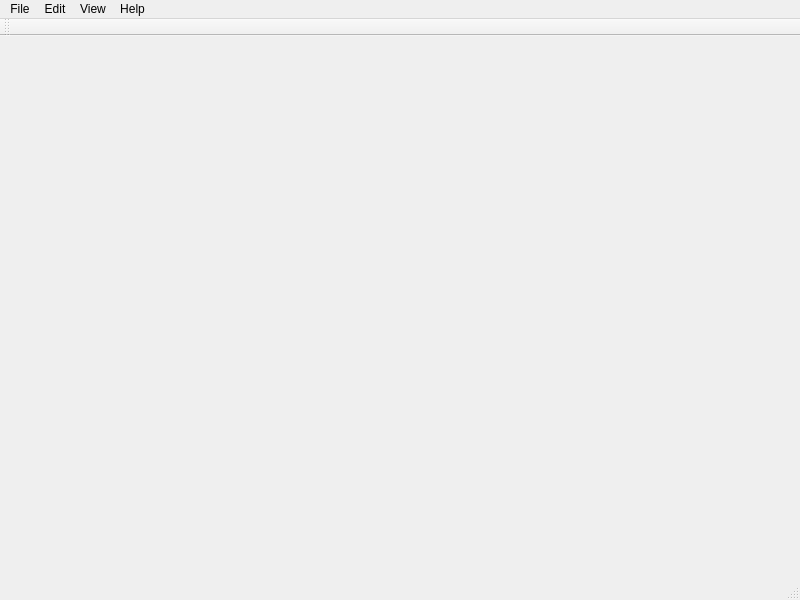
<?xml version="1.0" encoding="UTF-8"?>
<ui version="4.0">
 <class>MainWindow</class>
 <widget class="QMainWindow" name="MainWindow">
  <property name="geometry">
   <rect>
    <x>0</x>
    <y>0</y>
    <width>800</width>
    <height>600</height>
   </rect>
  </property>
  <property name="windowTitle">
   <string>MainWindow</string>
  </property>
  <widget class="QWidget" name="centralwidget"/>
  <widget class="QMenuBar" name="menubar">
   <property name="geometry">
    <rect>
     <x>0</x>
     <y>0</y>
     <width>800</width>
     <height>23</height>
    </rect>
   </property>
   <widget class="QMenu" name="menuFile">
    <property name="title">
     <string>File</string>
    </property>
    <widget class="QMenu" name="menuRecent_Maps">
     <property name="title">
      <string>Recent Files</string>
     </property>
     <addaction name="actionNothing_yet"/>
    </widget>
    <addaction name="actionFile_New_File"/>
    <addaction name="actionFile_Open"/>
    <addaction name="menuRecent_Maps"/>
    <addaction name="actionFile_Save"/>
    <addaction name="actionFile_Save_as"/>
    <addaction name="separator"/>
    <addaction name="actionFile_Import_Maps"/>
    <addaction name="actionFile_Export_Map"/>
    <addaction name="separator"/>
    <addaction name="actionFile_Exit"/>
   </widget>
   <widget class="QMenu" name="menuEdit">
    <property name="title">
     <string>Edit</string>
    </property>
    <widget class="QMenu" name="menuTools">
     <property name="title">
      <string>Tools</string>
     </property>
     <addaction name="actionTools_Paint"/>
     <addaction name="actionTools_Select"/>
     <addaction name="actionTools_Erase"/>
    </widget>
    <addaction name="actionEdit_ResizeMap"/>
    <addaction name="actionEdit_Previous_Map"/>
    <addaction name="actionEdit_Next_Map"/>
    <addaction name="actionEdit_Goto_Map"/>
    <addaction name="actionEdit_Test_Map"/>
    <addaction name="menuTools"/>
    <addaction name="separator"/>
    <addaction name="actionEdit_Add_Map"/>
    <addaction name="actionEdit_Move_Map"/>
    <addaction name="actionEdit_Insert_Map"/>
    <addaction name="actionClear_Map"/>
    <addaction name="actionEdit_Delete_Map"/>
   </widget>
   <widget class="QMenu" name="menuView">
    <property name="title">
     <string>View</string>
    </property>
    <addaction name="actionView_Grid"/>
    <addaction name="actionView_Animate"/>
   </widget>
   <widget class="QMenu" name="menuHelp">
    <property name="title">
     <string>Help</string>
    </property>
    <addaction name="actionHelp_About"/>
    <addaction name="actionHelp_About_Qt"/>
   </widget>
   <addaction name="menuFile"/>
   <addaction name="menuEdit"/>
   <addaction name="menuView"/>
   <addaction name="menuHelp"/>
  </widget>
  <widget class="QStatusBar" name="statusbar"/>
  <widget class="QToolBar" name="toolBar">
   <property name="windowTitle">
    <string>toolBar</string>
   </property>
   <attribute name="toolBarArea">
    <enum>TopToolBarArea</enum>
   </attribute>
   <attribute name="toolBarBreak">
    <bool>false</bool>
   </attribute>
  </widget>
  <action name="actionFile_Open">
   <property name="icon">
    <iconset resource="mapedit.qrc">
     <normaloff>:/data/icons/open.gif</normaloff>:/data/icons/open.gif</iconset>
   </property>
   <property name="text">
    <string>Open</string>
   </property>
   <property name="statusTip">
    <string>Open an existing map.</string>
   </property>
   <property name="shortcut">
    <string>Ctrl+O</string>
   </property>
  </action>
  <action name="actionFile_Save">
   <property name="icon">
    <iconset resource="mapedit.qrc">
     <normaloff>:/data/icons/save.gif</normaloff>:/data/icons/save.gif</iconset>
   </property>
   <property name="text">
    <string>Save</string>
   </property>
   <property name="statusTip">
    <string>Save map to disk.</string>
   </property>
   <property name="shortcut">
    <string>Ctrl+S</string>
   </property>
  </action>
  <action name="actionFile_Save_as">
   <property name="text">
    <string>Save as</string>
   </property>
   <property name="statusTip">
    <string>Save map under a different name.</string>
   </property>
  </action>
  <action name="actionFile_Exit">
   <property name="text">
    <string>Exit</string>
   </property>
   <property name="statusTip">
    <string>Exit application.</string>
   </property>
   <property name="shortcut">
    <string>Ctrl+Q</string>
   </property>
  </action>
  <action name="actionFile_New_File">
   <property name="icon">
    <iconset resource="mapedit.qrc">
     <normaloff>:/data/icons/new.gif</normaloff>:/data/icons/new.gif</iconset>
   </property>
   <property name="text">
    <string>New File</string>
   </property>
   <property name="statusTip">
    <string>Create a new map.</string>
   </property>
   <property name="shortcut">
    <string>Ctrl+N</string>
   </property>
  </action>
  <action name="actionEdit_ResizeMap">
   <property name="icon">
    <iconset resource="mapedit.qrc">
     <normaloff>:/data/icons/options.gif</normaloff>:/data/icons/options.gif</iconset>
   </property>
   <property name="text">
    <string>Resize Map</string>
   </property>
   <property name="statusTip">
    <string>Resize current map.</string>
   </property>
   <property name="shortcut">
    <string>Ctrl+R</string>
   </property>
  </action>
  <action name="actionNothing_yet">
   <property name="text">
    <string>Nothing yet</string>
   </property>
  </action>
  <action name="actionView_Grid">
   <property name="checkable">
    <bool>true</bool>
   </property>
   <property name="text">
    <string>Grid</string>
   </property>
   <property name="statusTip">
    <string>Show tile grid on map.</string>
   </property>
  </action>
  <action name="actionToolbar">
   <property name="checkable">
    <bool>true</bool>
   </property>
   <property name="text">
    <string>Toolbar</string>
   </property>
  </action>
  <action name="actionTools_Paint">
   <property name="checkable">
    <bool>true</bool>
   </property>
   <property name="icon">
    <iconset resource="mapedit.qrc">
     <normaloff>:/data/icons/strawberrypntbrush.png</normaloff>:/data/icons/strawberrypntbrush.png</iconset>
   </property>
   <property name="text">
    <string>Paint</string>
   </property>
   <property name="statusTip">
    <string>Paint Tile on the map.</string>
   </property>
   <property name="shortcut">
    <string>Ctrl+1</string>
   </property>
  </action>
  <action name="actionTools_Select">
   <property name="checkable">
    <bool>true</bool>
   </property>
   <property name="icon">
    <iconset resource="mapedit.qrc">
     <normaloff>:/data/icons/colorpicker.png</normaloff>:/data/icons/colorpicker.png</iconset>
   </property>
   <property name="text">
    <string>Select</string>
   </property>
   <property name="statusTip">
    <string>Select Tile on the map.</string>
   </property>
   <property name="shortcut">
    <string>Ctrl+2</string>
   </property>
  </action>
  <action name="actionTools_Erase">
   <property name="checkable">
    <bool>true</bool>
   </property>
   <property name="icon">
    <iconset resource="mapedit.qrc">
     <normaloff>:/data/icons/icons8-erase-40.png</normaloff>:/data/icons/icons8-erase-40.png</iconset>
   </property>
   <property name="text">
    <string>Erase</string>
   </property>
   <property name="statusTip">
    <string>Erase Tile on the map.</string>
   </property>
   <property name="shortcut">
    <string>Ctrl+3</string>
   </property>
  </action>
  <action name="actionClear_Map">
   <property name="text">
    <string>Clear Map</string>
   </property>
   <property name="statusTip">
    <string>Clear entire map.</string>
   </property>
  </action>
  <action name="actionHelp_About_Qt">
   <property name="text">
    <string>About Qt</string>
   </property>
   <property name="statusTip">
    <string>About Qt...</string>
   </property>
  </action>
  <action name="actionHelp_About">
   <property name="text">
    <string>About</string>
   </property>
   <property name="statusTip">
    <string>About mapEdit</string>
   </property>
  </action>
  <action name="actionEdit_Previous_Map">
   <property name="icon">
    <iconset resource="mapedit.qrc">
     <normaloff>:/data/icons/prev.gif</normaloff>:/data/icons/prev.gif</iconset>
   </property>
   <property name="text">
    <string>Previous Map</string>
   </property>
   <property name="statusTip">
    <string>Move to Previous Map</string>
   </property>
   <property name="shortcut">
    <string>Ctrl+PgUp</string>
   </property>
  </action>
  <action name="actionEdit_Next_Map">
   <property name="icon">
    <iconset resource="mapedit.qrc">
     <normaloff>:/data/icons/next.gif</normaloff>:/data/icons/next.gif</iconset>
   </property>
   <property name="text">
    <string>Next Map</string>
   </property>
   <property name="statusTip">
    <string>Move to Next Map</string>
   </property>
   <property name="shortcut">
    <string>Ctrl+PgDown</string>
   </property>
  </action>
  <action name="actionEdit_Add_Map">
   <property name="icon">
    <iconset resource="mapedit.qrc">
     <normaloff>:/data/icons/plus.png</normaloff>:/data/icons/plus.png</iconset>
   </property>
   <property name="text">
    <string>Add Map</string>
   </property>
   <property name="statusTip">
    <string>Add a new Map to this file.</string>
   </property>
  </action>
  <action name="actionEdit_Delete_Map">
   <property name="icon">
    <iconset resource="mapedit.qrc">
     <normaloff>:/data/icons/minus.png</normaloff>:/data/icons/minus.png</iconset>
   </property>
   <property name="text">
    <string>Delete Map</string>
   </property>
   <property name="statusTip">
    <string>Delete Current Map</string>
   </property>
  </action>
  <action name="actionEdit_Insert_Map">
   <property name="text">
    <string>Insert Map</string>
   </property>
   <property name="statusTip">
    <string>Insert a Map at the current index.</string>
   </property>
  </action>
  <action name="actionEdit_Move_Map">
   <property name="text">
    <string>Move Map</string>
   </property>
   <property name="statusTip">
    <string>Move current map to a different position.</string>
   </property>
  </action>
  <action name="actionEdit_Goto_Map">
   <property name="text">
    <string>Go to Map</string>
   </property>
   <property name="statusTip">
    <string>Go to another map</string>
   </property>
  </action>
  <action name="actionEdit_Test_Map">
   <property name="text">
    <string>Test Map</string>
   </property>
   <property name="statusTip">
    <string>Test the current map in the emulator.</string>
   </property>
   <property name="shortcut">
    <string>F5</string>
   </property>
  </action>
  <action name="actionFile_Import_Maps">
   <property name="text">
    <string>Import Maps...</string>
   </property>
   <property name="statusTip">
    <string>Import map into the current file.</string>
   </property>
  </action>
  <action name="actionFile_Export_Map">
   <property name="text">
    <string>Export Map...</string>
   </property>
   <property name="statusTip">
    <string>Export the current map.</string>
   </property>
  </action>
  <action name="actionView_Animate">
   <property name="checkable">
    <bool>true</bool>
   </property>
   <property name="text">
    <string>Animate</string>
   </property>
   <property name="statusTip">
    <string>Animate the mapview.</string>
   </property>
  </action>
 </widget>
 <resources>
  <include location="mapedit.qrc"/>
 </resources>
 <connections/>
</ui>
